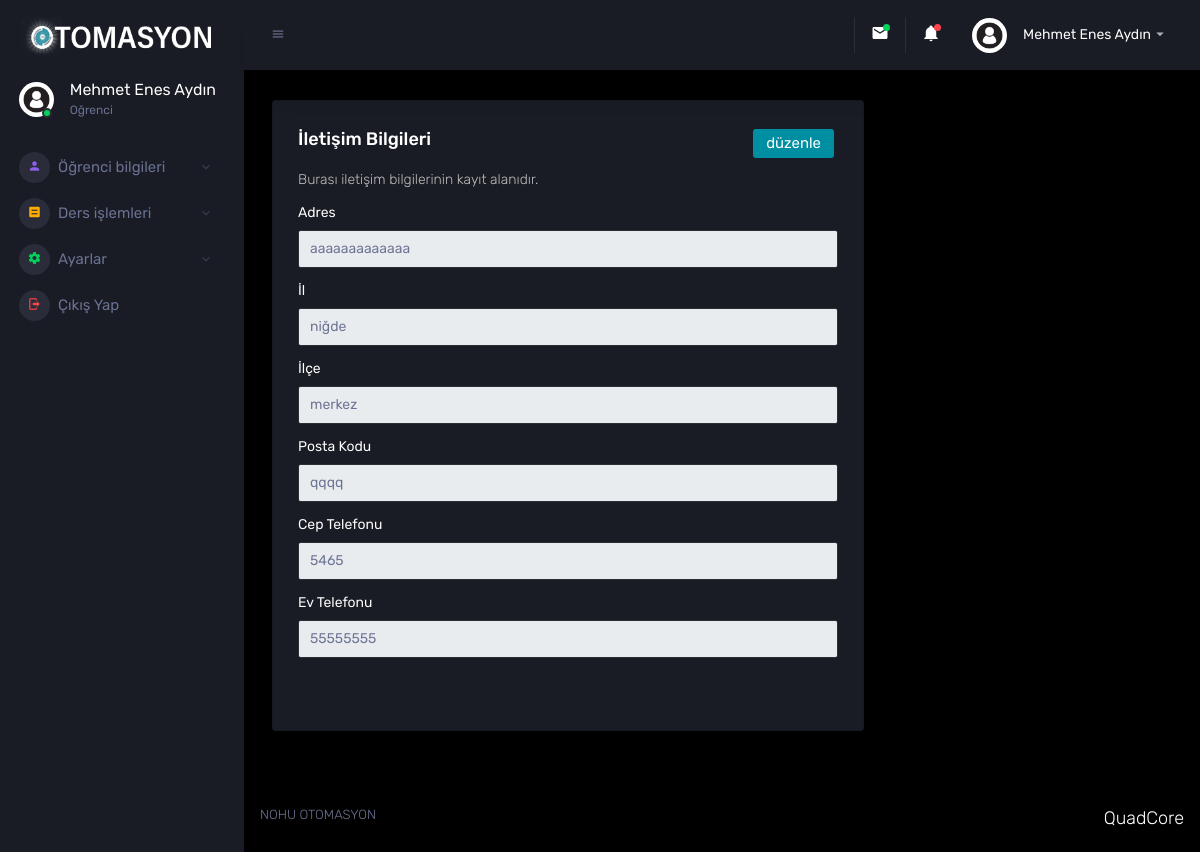
The app's page /iletisim-bilgileri.php (signed in) with its own data.
### tables this page shows
CREATE TABLE `kullanicilar` (
  `kullanici_id` int(11) NOT NULL,
  `kullanici_ad` varchar(200) NOT NULL,
  `kullanici_soyad` varchar(200) NOT NULL,
  `kullanici_no` int(20) NOT NULL,
  `kullanici_sifre` varchar(300) NOT NULL,
  `kullanici_bolum` text NOT NULL,
  `kullanici_sinif` int(11) NOT NULL,
  `kullanici_yetki` int(11) NOT NULL DEFAULT 0,
  `kullanici_sonzaman` datetime NOT NULL,
  `kullanici_tc` text NOT NULL,
  `kullanici_dogumt` text NOT NULL,
  `kullanici_dogumy` text NOT NULL,
  `kullanici_adres` text NOT NULL,
  `kullanici_il` text NOT NULL,
  `kullanici_ilce` text NOT NULL,
  `kullanici_evtel` text NOT NULL,
  `kullanici_postkod` text NOT NULL,
  `kullanici_ceptel` text NOT NULL
);

### iletisim-bilgileri.php (the view)
<?php require_once'header.php'; ?>
<?php require_once'sidebar.php'; ?>
<div class="container-fluid page-body-wrapper">
 <div class="main-panel">
  <div class="content-wrapper">
    <div class="row">
      <div class="col-md-8 grid-margin stretch-card">
        <div class="card">
          <div class="card-body">
            <button style="float: right;background-color: #008FA2" type="submit" class="btn mr-1" onclick="window.location.href = 'iletisim-bilgileri-duzenleme';">düzenle</button>
            <h4 class="card-title">İletişim Bilgileri</h4>
            <p class="card-description">
             <?php
            if (@$_GET['yuklenme']=="basarisiz") { ?>
              <div class="alert alert-danger">
                <strong>Hata!</strong> İşlem Başarısız
              </div>
            <?php } elseif (@$_GET['yuklenme']=="basarili") {?>
             <div class="alert alert-success">
              <strong>Bilgi!</strong> Güncelleme Başarılı
            </div>
          <?php } else{
            echo "Burası iletişim bilgilerinin kayıt alanıdır.";
          } ?> </p>
          <form class="forms-sample">
            <div class="form-group">
              <label for="exampleInputUsername1">Adres</label>
              <input disabled type="text" class="form-control" id="exampleInputUsername1" placeholder="<?php echo $kullanicicek['kullanici_adres'] ?>">
            </div>
            <div class="form-group">
              <label for="exampleInputPassword1">İl</label>
              <input disabled type="text" class="form-control" id="exampleInputPassword1" placeholder="<?php echo $kullanicicek['kullanici_il'] ?>">
            </div>
            <div class="form-group">
              <label for="exampleInputConfirmPassword1">İlçe</label>
              <input disabled type="text" class="form-control" id="exampleInputConfirmPassword1" placeholder="<?php echo $kullanicicek['kullanici_ilce'] ?>">
            </div>
                <div class="form-group">
              <label for="exampleInputConfirmPassword1">Posta Kodu</label>
              <input disabled type="text" class="form-control" id="exampleInputConfirmPassword1" placeholder="<?php echo $kullanicicek['kullanici_postkod'] ?>">
            </div>
            <div class="form-group">
              <label for="exampleInputEmail1">Cep Telefonu</label>
              <input disabled type="text" class="form-control" id="exampleInputEmail1" placeholder="<?php echo $kullanicicek['kullanici_ceptel'] ?>">
            </div>
            <div class="form-group">
              <label for="exampleInputConfirmPassword1">Ev Telefonu</label>
              <input disabled type="text" class="form-control" id="exampleInputConfirmPassword1" placeholder="<?php echo $kullanicicek['kullanici_evtel'] ?>">
            </div>
            <div class="form-check form-check-flat form-check-primary">
            </form>
          </div>
        </div>
      </div>
    </div>
  </div>
</div>
<?php require_once'footer.php'; ?>

### header.php (shortened to what this page needs)
<?php
require_once 'nedmin/baglanti.php';
  $kullanicisor=$baglanti->prepare("SELECT * from kullanicilar where kullanici_no=:kullanici_no ");
  $kullanicisor->execute(array(
    'kullanici_no'=>$_SESSION['girisbelgesi']
  ));
  $kullanicicek=$kullanicisor->fetch(PDO::FETCH_ASSOC);
?>
<!DOCTYPE html>
<html lang="en">
<head>
  <link rel="stylesheet" href="assets/vendors/mdi/css/materialdesignicons.min.css">
  <link rel="stylesheet" href="assets/vendors/css/vendor.bundle.base.css">
  <link rel="stylesheet" href="assets/vendors/jvectormap/jquery-jvectormap.css">
  <link rel="stylesheet" href="assets/vendors/flag-icon-css/css/flag-icon.min.css">
  <link rel="stylesheet" href="assets/vendors/owl-carousel-2/owl.carousel.min.css">
  <link rel="stylesheet" href="assets/vendors/owl-carousel-2/owl.theme.default.min.css">
  <link rel="stylesheet" href="assets/css/style.css">
</head>
<body>
  <div class="container-scroller">
    <nav class="navbar p-0 fixed-top d-flex flex-row">
        <div class="navbar-menu-wrapper flex-grow d-flex align-items-stretch">
          <button class="navbar-toggler navbar-toggler align-self-center" type="button" data-toggle="minimize">
            <span class="mdi mdi-menu"></span>
          </button>
          <ul class="navbar-nav navbar-nav-right">
            <li  class="nav-item dropdown border-left">
              <a class="nav-link count-indicator dropdown-toggle" id="messageDropdown" href="#" data-toggle="dropdown" aria-expanded="false">
                <i class="mdi mdi-email"></i>
                <span class="count bg-success"></span>
              </a>
            </li>
            <li class="nav-item dropdown border-left">
              <a class="nav-link count-indicator dropdown-toggle" id="notificationDropdown" href="#" data-toggle="dropdown">
                <i class="mdi mdi-bell"></i>
                <span class="count bg-danger"></span>
              </a>
            </li>
            <li class="nav-item dropdown">
              <a class="nav-link" id="profileDropdown" href="#" data-toggle="dropdown">
                <div class="navbar-profile">
                  <img class="img-xs rounded-circle" src="images/profil.jpg" alt="">
                  <p class="mb-0 d-none d-sm-block navbar-profile-name"><?php echo $kullanicicek['kullanici_ad']?> <?php echo $kullanicicek['kullanici_soyad'] ?></p>
                  <i class="mdi mdi-menu-down d-none d-sm-block"></i>
                </div>
              </a>
            </li>
          </ul>
        </div>
      </nav>

### sidebar.php (shortened to what this page needs)
<nav class="sidebar sidebar-offcanvas" id="sidebar">
  <div class="sidebar-brand-wrapper d-none d-lg-flex align-items-center justify-content-center fixed-top">
    <a class="sidebar-brand brand-logo" href="index"><img style=";width:190px;height: 40px;" src="images/logo.png" alt="logo" /></a>
  </div>
  <ul class="nav">
    <li class="nav-item profile">
      <div class="profile-desc">
        <div class="profile-pic">
          <div class="count-indicator">
            <img class="img-xs rounded-circle " src="images/profil.jpg" alt="" >
            <span class="count bg-success"></span>
          </div>
          <div class="profile-name">
            <h5 class="mb-0 font-weight-normal"><?php echo $kullanicicek['kullanici_ad']?> <?php echo $kullanicicek['kullanici_soyad'] ?></h5>
            <?php
            if ($kullanicicek['kullanici_yetki']==0) { ?>
              <span>Oğrenci</span>
            <?php } elseif ($kullanicicek['kullanici_yetki']==1) { ?>
              <span>Öğretim Görevlisi</span>
            <?php } elseif ($kullanicicek['kullanici_yetki']==2) { ?>
              <span>Yönetici</span>
            <?php } ?>
          </div>
        </div>
      </div>
    </li>
    <li class="nav-item nav-category">
    </li>
    <?php
    if ($kullanicicek['kullanici_yetki']==0) { ?>
      <li class="nav-item menu-items">
        <a class="nav-link" data-toggle="collapse" href="#ui-basic" aria-expanded="false" aria-controls="ui-basic">
          <span class="menu-icon">
            <i class="mdi mdi-account"></i>
          </span>
          <span class="menu-title">Öğrenci bilgileri</span>
          <i class="menu-arrow"></i>
        </a>
      </li>
      <li class="nav-item menu-items">
        <a class="nav-link" data-toggle="collapse" href="#ui-basic2" aria-expanded="false" aria-controls="ui-basic">
          <span class="menu-icon">
            <i class="mdi mdi-equal-box"></i>
          </span>
          <span class="menu-title">Ders işlemleri</span>
          <i class="menu-arrow"></i>
        </a>
      </li>
    <?php   }  ?>
    <li class="nav-item menu-items">
      <a class="nav-link" data-toggle="collapse" href="#auth" aria-expanded="false" aria-controls="auth">
        <span class="menu-icon">
          <i class="mdi mdi-settings text-success"></i>
        </span>
        <span class="menu-title">Ayarlar</span>
        <i class="menu-arrow"></i>
      </a>
    </li>
     <li class="nav-item menu-items">
        <a class="nav-link" href="kullanicicikis">
          <span class="menu-icon">
            <i class="mdi mdi-logout text-danger"></i>
          </span>
          <span class="menu-title">Çıkış Yap</span>
        </a>
      </li>
  </ul>
</nav>

### records on screen
kullanicilar: kullanici_ad "Mehmet Enes", kullanici_soyad "Aydın", kullanici_adres "aaaaaaaaaaaaa", kullanici_il "niğde", kullanici_ilce "merkez", kullanici_postkod "qqqq", kullanici_ceptel "5465", kullanici_evtel "55555555"
